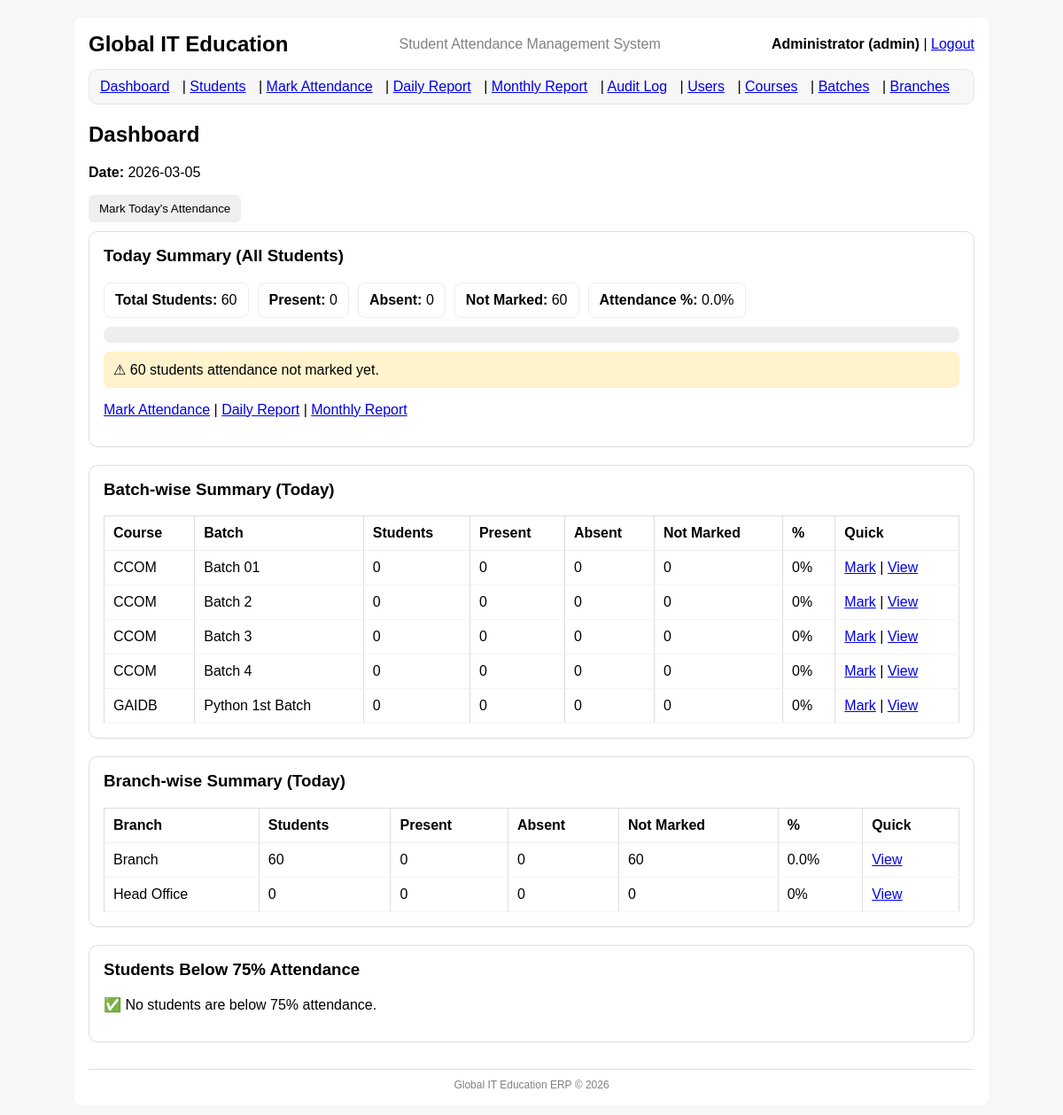
The page / (signed in) on the database its author committed.
### tables this page shows
CREATE TABLE batches (
            id INTEGER PRIMARY KEY AUTOINCREMENT,
            batch_name TEXT NOT NULL,
            course_id INTEGER NOT NULL,
            start_date TEXT,
            end_date TEXT,
            timing TEXT,
            is_active INTEGER NOT NULL DEFAULT 1,
            UNIQUE(batch_name, course_id),
            FOREIGN KEY(course_id) REFERENCES courses(id) ON DELETE RESTRICT
        );

CREATE TABLE branches (
            id INTEGER PRIMARY KEY AUTOINCREMENT,
            branch_name TEXT NOT NULL UNIQUE,
            location TEXT,
            contact_number TEXT,
            is_active INTEGER NOT NULL DEFAULT 1
        );

### app.py (the view, shortened to what this page needs)
@app.route("/")
@login_required
def dashboard():
    today = str(date.today())
    conn = get_conn()
    cur = conn.cursor()
    cur.execute("SELECT COUNT(*) AS cnt FROM students WHERE is_active=1")
    total_students = cur.fetchone()["cnt"]
    cur.execute(
        """
        SELECT
          SUM(CASE WHEN status='P' THEN 1 ELSE 0 END) AS present,
          SUM(CASE WHEN status='A' THEN 1 ELSE 0 END) AS absent,
          COUNT(*) AS marked
        FROM attendance
        WHERE att_date=?
        """,
        (today,),
    )
    row = cur.fetchone()
    present = row["present"] or 0
    absent = row["absent"] or 0
    marked = row["marked"] or 0
    not_marked = max(total_students - marked, 0)
    percentage = 0
    if total_students > 0:
        percentage = round((present / total_students) * 100, 1)
    cur.execute(
        """
        SELECT
          b.id AS batch_id,
          c.course_name,
          b.batch_name,
          COUNT(sb.student_id) AS batch_students,
          SUM(CASE WHEN a.status='P' THEN 1 ELSE 0 END) AS present,
          SUM(CASE WHEN a.status='A' THEN 1 ELSE 0 END) AS absent
        FROM batches b
        JOIN courses c ON c.id=b.course_id
        LEFT JOIN student_batches sb ON sb.batch_id=b.id
        LEFT JOIN attendance a
          ON a.student_id = sb.student_id AND a.att_date=?
        WHERE b.is_active=1
        GROUP BY b.id
        ORDER BY c.course_name, b.batch_name
        """,
        (today,),
    )
    batch_rows = cur.fetchall()
    batches = []
    for r in batch_rows:
        bs = r["batch_students"] or 0
        bp = r["present"] or 0
        ba = r["absent"] or 0
        bmarked = bp + ba
        bnot = max(bs - bmarked, 0)
        bperc = round((bp / bs) * 100, 1) if bs > 0 else 0
        batches.append(
            {
                "batch_id": r["batch_id"],
                "course_name": r["course_name"],
                "batch_name": r["batch_name"],
                "batch_students": bs,
                "present": bp,
                "absent": ba,
                "not_marked": bnot,
                "percentage": bperc,
            }
        )
    cur.execute(
        """
        SELECT
          br.id AS branch_id,
          br.branch_name,
          COUNT(DISTINCT s.id) AS branch_students,
          SUM(CASE WHEN a.status='P' THEN 1 ELSE 0 END) AS present,
          SUM(CASE WHEN a.status='A' THEN 1 ELSE 0 END) AS absent
        FROM branches br
        LEFT JOIN students s ON s.branch_id=br.id AND s.is_active=1
        LEFT JOIN attendance a
          ON a.student_id = s.id AND a.att_date=?
        WHERE br.is_active=1
        GROUP BY br.id
        ORDER BY br.branch_name
        """,
        (today,),
    )
    branch_rows = cur.fetchall()
    branch_summaries = []
    for r in branch_rows:
        brs = r["branch_students"] or 0
        brp = r["present"] or 0
        bra = r["absent"] or 0
        brmarked = brp + bra
        brnot = max(brs - brmarked, 0)
        brperc = round((brp / brs) * 100, 1) if brs > 0 else 0
        branch_summaries.append(
            {
                "branch_id": r["branch_id"],
                "branch_name": r["branch_name"],
                "branch_students": brs,
                "present": brp,
                "absent": bra,
                "not_marked": brnot,
                "percentage": brperc,
            }
        )
    cur.execute(
        """
        SELECT
            s.id,
            s.registration_number,
            s.full_name,
            COALESCE(SUM(CASE WHEN a.status='P' THEN 1 ELSE 0 END), 0) AS present_days,
            COUNT(a.student_id) AS marked_days
        FROM students s
        LEFT JOIN attendance a ON a.student_id = s.id
        WHERE s.is_active=1
        GROUP BY s.id
        HAVING marked_days > 0
           AND (present_days * 100.0 / marked_days) < 75
        ORDER BY (present_days * 100.0 / marked_days) ASC, marked_days DESC
        LIMIT 50
        """
    )
    low_rows = cur.fetchall()
    low_attendance_students = []
    conn.close()
    return render_template(
        "dashboard.html",
        today=today,
        total_students=total_students,
        present=present,
        absent=absent,
        not_marked=not_marked,
        percentage=percentage,
        batches=batches,
        branch_summaries=branch_summaries,
        low_attendance_students=low_attendance_students,
    )

### auth.py (called while the page is built)
def login_required(view_func):
    @wraps(view_func)
    def wrapper(*args, **kwargs):
        if "user_id" not in session:
            flash("Please login first.", "danger")
            return redirect(url_for("login"))
        return view_func(*args, **kwargs)
    return wrapper

### db.py (called while the page is built)
def get_conn():
    conn = sqlite3.connect(DB_PATH)
    conn.row_factory = sqlite3.Row
    conn.execute("PRAGMA foreign_keys = ON;")
    return conn

### templates/dashboard.html (shortened to what this page needs)
{% extends "base.html" %}
{% block content %}
<h2>Dashboard</h2>
<p><b>Date:</b> {{ today }}</p>
<p style="margin: 10px 0;">
  <a href="{{ url_for('mark_attendance', date=today) }}">
    <button type="button">Mark Today's Attendance</button>
  </a>
</p>
<div style="margin:10px 0; padding:16px; border:1px solid #ddd; border-radius:10px; background:#fff;">
  <h3 style="margin-top:0;">Today Summary (All Students)</h3>
  <div style="display:flex; flex-wrap:wrap; gap:10px; margin:10px 0;">
    <div style="padding:10px 12px; border:1px solid #eee; border-radius:8px;">
      <b>Total Students:</b> {{ total_students }}
    </div>
    <div style="padding:10px 12px; border:1px solid #eee; border-radius:8px;">
      <b>Present:</b> {{ present }}
    </div>
    <div style="padding:10px 12px; border:1px solid #eee; border-radius:8px;">
      <b>Absent:</b> {{ absent }}
    </div>
    <div style="padding:10px 12px; border:1px solid #eee; border-radius:8px;">
      <b>Not Marked:</b> {{ not_marked }}
    </div>
    <div style="padding:10px 12px; border:1px solid #eee; border-radius:8px;">
      <b>Attendance %:</b> {{ percentage }}%
    </div>
  </div>
  <div style="width:100%; background:#eee; border-radius:8px; height:18px; overflow:hidden;">
  </div>
  {% if not_marked > 0 %}
  <p style="margin-top:10px; padding:10px; border-radius:8px; background:#fff3cd; border:1px solid #ffeeba;">
    ⚠ {{ not_marked }} students attendance not marked yet.
  </p>
  {% endif %}
  <p style="margin-top:12px;">
    <a href="{{ url_for('mark_attendance', date=today) }}">Mark Attendance</a> |
    <a href="{{ url_for('report_daily', date=today) }}">Daily Report</a> |
    <a href="{{ url_for('report_monthly') }}">Monthly Report</a>
  </p>
</div>
<div style="margin-top:20px; padding:16px; border:1px solid #ddd; border-radius:10px; background:#fff;">
  <h3 style="margin-top:0;">Batch-wise Summary (Today)</h3>
  <table style="width:100%; border-collapse:collapse;">
    <tr>
      <th style="text-align:left; border-bottom:1px solid #eee; padding:10px;">Course</th>
      <th style="text-align:left; border-bottom:1px solid #eee; padding:10px;">Batch</th>
      <th style="text-align:left; border-bottom:1px solid #eee; padding:10px;">Students</th>
      <th style="text-align:left; border-bottom:1px solid #eee; padding:10px;">Present</th>
      <th style="text-align:left; border-bottom:1px solid #eee; padding:10px;">Absent</th>
      <th style="text-align:left; border-bottom:1px solid #eee; padding:10px;">Not Marked</th>
      <th style="text-align:left; border-bottom:1px solid #eee; padding:10px;">%</th>
      <th style="text-align:left; border-bottom:1px solid #eee; padding:10px;">Quick</th>
    </tr>
    {% for b in batches %}
    <tr>
      <td style="padding:10px; border-bottom:1px solid #f3f3f3;">{{ b.course_name }}</td>
      <td style="padding:10px; border-bottom:1px solid #f3f3f3;">{{ b.batch_name }}</td>
      <td style="padding:10px; border-bottom:1px solid #f3f3f3;">{{ b.batch_students }}</td>
      <td style="padding:10px; border-bottom:1px solid #f3f3f3;">{{ b.present }}</td>
      <td style="padding:10px; border-bottom:1px solid #f3f3f3;">{{ b.absent }}</td>
      <td style="padding:10px; border-bottom:1px solid #f3f3f3;">{{ b.not_marked }}</td>
      <td style="padding:10px; border-bottom:1px solid #f3f3f3;">{{ b.percentage }}%</td>
      <td style="padding:10px; border-bottom:1px solid #f3f3f3;">
        <a href="{{ url_for('mark_attendance', batch_id=b.batch_id, date=today) }}">Mark</a> |
        <a href="{{ url_for('report_daily', batch_id=b.batch_id, date=today) }}">View</a>
      </td>
    </tr>
    {% endfor %}
  </table>
</div>
<div style="margin-top:20px; padding:16px; border:1px solid #ddd; border-radius:10px; background:#fff;">
  <h3 style="margin-top:0;">Branch-wise Summary (Today)</h3>
  <table style="width:100%; border-collapse:collapse;">
    <tr>
      <th style="text-align:left; border-bottom:1px solid #eee; padding:10px;">Branch</th>
      <th style="text-align:left; border-bottom:1px solid #eee; padding:10px;">Students</th>
      <th style="text-align:left; border-bottom:1px solid #eee; padding:10px;">Present</th>
      <th style="text-align:left; border-bottom:1px solid #eee; padding:10px;">Absent</th>
      <th style="text-align:left; border-bottom:1px solid #eee; padding:10px;">Not Marked</th>
      <th style="text-align:left; border-bottom:1px solid #eee; padding:10px;">%</th>
      <th style="text-align:left; border-bottom:1px solid #eee; padding:10px;">Quick</th>
    </tr>
    {% for br in branch_summaries %}
    <tr>
      <td style="padding:10px; border-bottom:1px solid #f3f3f3;">{{ br.branch_name }}</td>
      <td style="padding:10px; border-bottom:1px solid #f3f3f3;">{{ br.branch_students }}</td>
      <td style="padding:10px; border-bottom:1px solid #f3f3f3;">{{ br.present }}</td>
      <td style="padding:10px; border-bottom:1px solid #f3f3f3;">{{ br.absent }}</td>
      <td style="padding:10px; border-bottom:1px solid #f3f3f3;">{{ br.not_marked }}</td>
      <td style="padding:10px; border-bottom:1px solid #f3f3f3;">{{ br.percentage }}%</td>
      <td style="padding:10px; border-bottom:1px solid #f3f3f3;">
        <a href="{{ url_for('report_daily', branch_id=br.branch_id, date=today) }}">View</a>
      </td>
    </tr>
    {% endfor %}
  </table>
</div>
<div style="margin-top:20px; padding:16px; border:1px solid #ddd; border-radius:10px; background:#fff;">
  <h3 style="margin-top:0;">Students Below 75% Attendance</h3>
  {% if low_attendance_students and low_attendance_students|length > 0 %}
    <table style="width:100%; border-collapse:collapse;">
      <tr>
        <th style="text-align:left; border-bottom:1px solid #eee; padding:10px;">Reg No</th>
        <th style="text-align:left; border-bottom:1px solid #eee; padding:10px;">Name</th>
        <th style="text-align:left; border-bottom:1px solid #eee; padding:10px;">Present</th>
        <th style="text-align:left; border-bottom:1px solid #eee; padding:10px;">Marked</th>
        <th style="text-align:left; border-bottom:1px solid #eee; padding:10px;">%</th>
        <th style="text-align:left; border-bottom:1px solid #eee; padding:10px;">Profile</th>
      </tr>
      {% for s in low_attendance_students %}
      <tr>
        <td style="padding:10px; border-bottom:1px solid #f3f3f3;">{{ s.registration_number }}</td>
        <td style="padding:10px; border-bottom:1px solid #f3f3f3;">{{ s.full_name }}</td>
        <td style="padding:10px; border-bottom:1px solid #f3f3f3;">{{ s.present_days }}</td>
        <td style="padding:10px; border-bottom:1px solid #f3f3f3;">{{ s.marked_days }}</td>
        <td style="padding:10px; border-bottom:1px solid #f3f3f3;"><b>{{ s.percent }}%</b></td>
        <td style="padding:10px; border-bottom:1px solid #f3f3f3;">
          <a href="{{ url_for('student_profile', student_id=s.id) }}">View</a>
        </td>
      </tr>
      {% endfor %}
    </table>
  {% else %}
    <p>✅ No students are below 75% attendance.</p>
  {% endif %}
</div>
{% endblock %}

### static/style.css (style rules this page uses)
body { font-family: Arial, sans-serif; background:#f7f7f7; }
table { width:100%; border-collapse: collapse; margin-top: 10px; }
th, td { border: 1px solid #ddd; padding: 8px; text-align:left; }
button { padding: 8px 12px; border:0; border-radius: 6px; cursor:pointer; }

### rows shown on the page
batches: course_name "CCOM", batch_name "Batch 01", batch_students "0", present "0", absent "0", not_marked "0", percentage "0"
batches: course_name "CCOM", batch_name "Batch 2", batch_students "0", present "0", absent "0", not_marked "0", percentage "0"
batches: course_name "CCOM", batch_name "Batch 3", batch_students "0", present "0", absent "0", not_marked "0", percentage "0"
batches: course_name "CCOM", batch_name "Batch 4", batch_students "0", present "0", absent "0", not_marked "0", percentage "0"
batches: course_name "GAIDB", batch_name "Python 1st Batch", batch_students "0", present "0", absent "0", not_marked "0", percentage "0"
branches: branch_name "Branch", branch_students "60", present "0", absent "0", not_marked "60", percentage "0.0"
branches: branch_name "Head Office", branch_students "0", present "0", absent "0", not_marked "0", percentage "0"

### other values the page prints
{{ session.get("full_name") }} "Administrator"
{{ session.get("username", "") }} "admin"
{{ total_students }} "60"
{{ present }} "0"
{{ absent }} "0"
{{ not_marked }} "60"
{{ percentage }} "0.0"
